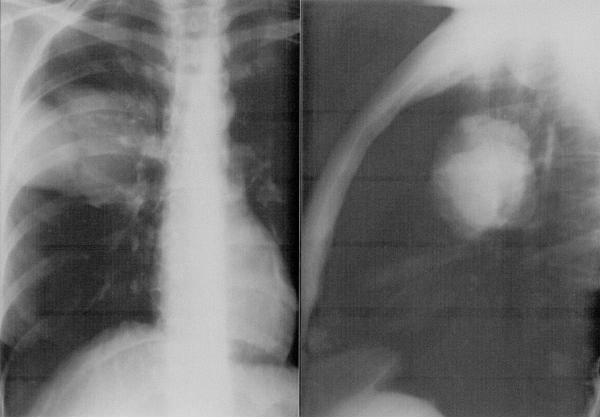
#> input picture lbp/images/img1.jpg, 600 x 417 px; its folder holds only this picture in this run
$ python lbp1.py   (older library calls are emulated)
#> lines starting #> are read from the running program, lines starting #| are printed output that depends on the picture
### lbp/modules/subdivisions.py
import math
import cv2
import numpy as np
from scipy.spatial import distance

# prints warning if blocksize is not optimal.
def sizeCheck(width, height, blocksize_x, blocksize_y):
    if (width % blocksize_x != 0):
        print('warning! image width ({}px) does not conform with blocksize, <{} rightmost pixels will not be processed.'.format(width, blocksize_x))
    if (height % blocksize_y != 0):
        print('warning! image height ({}px) does not conform with blocksize, <{} bottommost pixels will not be processed.'.format(height, blocksize_y))

# rounding up integers to the nearest hundred
def roundup(val):
    return int(math.ceil(val / 100.0)) * 100

# quantizePixel: takes in a pixel value & a max pixel value (corresponds to 255)
# returns the quantized pixel intensity value (0-255) based on the given max.
def quantizePixel(val, maxPixelValue):
    return round((val/maxPixelValue)*255)

# subdivides the input image with a LocalBinaryPattern instance
# according to the blocksize, returns a checkered distance matrix.
def subdivide_checkeredLBP(image, blocksize, lbp):

    blocksize_x = blocksize
    blocksize_y = blocksize

    # convert to grayscale
    gray = cv2.cvtColor(image, cv2.COLOR_RGB2GRAY)

    # get image dimensions
    dimensions = image.shape
    img_height = dimensions[0]
    img_width = dimensions[1]

    # round up image dimensions for resizing
    new_height = roundup(img_height)
    new_width = roundup(img_width)

    # resize image dimensions to nearest hundred
    scaled = cv2.resize(gray, (new_width, new_height))

    # sizeCheck. prints warning if blocksize is not optimal.
    sizeCheck(new_width, new_height, blocksize_x, blocksize_y)

    # get number of divisions on each axis
    divisions_x = new_width // blocksize_x
    divisions_y = new_height // blocksize_y

    # initialising histograms array
    histograms = []

    # iterate through image subdivision blocks, describing each
    # subdivision's lbp histogram and saving it into an array
    for row in range(divisions_y):
        subarray = []
        for col in range(divisions_x):
            x_start = col * blocksize_x
            x_end = x_start + blocksize_x
            y_start = row * blocksize_y
            y_end = y_start + blocksize_y
            # print(x_start, x_end, y_start, y_end)
            current_block = scaled[y_start:y_end, x_start:x_end]
            # describe texture of subregion histograms
            hist = lbp.describe(current_block)
            subarray.append(hist)

        # save histogram in histograms array
        histograms.append(subarray)

    # initialise array storing neighbouring histograms' Euclidean distances
    dist_array = np.zeros(shape=((divisions_y * 2)-1,(divisions_x * 2)-1))

    # calculating left-neighbour Euclidean distances, storing in dist_array
    for row in range(divisions_y):
        for col in range(divisions_x-1):
            eDist = distance.euclidean(histograms[row][col],histograms[row][col+1])
            dist_array[row*2][(col*2)+1] = eDist

    # calculating bottom-neighbour Euclidean distances, storing in dist_array
    for row in range(divisions_y-1):
        for col in range(divisions_x):
            eDist = distance.euclidean(histograms[row][col], histograms[row+1][col])
            dist_array[(row*2)+1][col*2] = eDist

    # find maximum Euclidean distance value in dist_array
    # this value will be used as the maximum intensity value (255)
    # when quantizing distances to pixel values.
    maxDist = 0
    for row in dist_array:
        maxRow = max(row)
        if (maxRow > maxDist):
            maxDist = maxRow

    # quantizing each distance value to pixels
    for y in range(len(dist_array)):
        for x in range(len(dist_array[0])):
            dist_array[y][x] = quantizePixel(dist_array[y][x], maxDist)

    return dist_array


# subdivides the input image into divisions based on the blocksize.
# nice and simple. no retarded stuff going on.
# [46 lines left out: function divisions, not called in this run]


### lbp/modules/lbp.py
# import the necessary packages
from skimage import feature
import numpy as np

class LocalBinaryPatterns:

	def __init__(self, numPoints, radius, method="uniform"):
		# store the number of points and radius
		self.numPoints = numPoints
		self.radius = radius
		self.method = method

	def describe(self, image, eps = 1e-7):
		# compute the Local Binary Pattern representation
		# of the image, and then use the LBP representation
		# to build the histogram of patterns
		lbp = feature.local_binary_pattern(image, self.numPoints, self.radius, method=self.method)
		(hist, _) = np.histogram(lbp.ravel(),
            bins = np.arange(0, self.numPoints + 3),
            range=(0, self.numPoints + 2))

		# normalize the histogram
		hist = hist.astype("float")
		hist /= (hist.sum() + eps)

		# return the histogram of Local Binary Patterns
		return hist

### lbp/lbp1.py
import cv2
import glob
import numpy as np
import matplotlib.pyplot as plt
from modules.lbp import LocalBinaryPatterns
from modules.subdivisions import subdivide_checkeredLBP
from modules.shifting import rightshift, bottomshift

# initialise LocalBinaryPattern instances for testing
lbp1 = LocalBinaryPatterns(12, 2, "uniform") #number of points, radius
lbp2 = LocalBinaryPatterns(8, 2, "uniform") #number of points, radius
lbp3 = LocalBinaryPatterns(4, 2, "uniform") #number of points, radius
lbp4 = LocalBinaryPatterns(2, 2, "uniform") #number of points, radius
lbp5 = LocalBinaryPatterns(1, 2, "uniform") #number of points, radius

lbps = [lbp1,lbp2,lbp3,lbp4,lbp5]

# deciding approximate size of subdivision blocks.
# best to keep it a factor of 100 as image dimensions
# will first be resized to a factor of 100.
blocksize = 10

# get list of image in folder
images = glob.glob("images/*")

# for each image in folder:
# len(images)
for i in range(len(images)):

    # read current image
    img = cv2.imread(images[i])
#> img is the input picture: shape (417, 600, 3); min 0, max 216, mean 112.5

    # get image dimensions
    dimensions = img.shape
#> dimensions = (417, 600, 3)
    img_height = dimensions[0]
#> img_height = 417
    img_width = dimensions[1]
#> img_width = 600
    # resize image
    img = cv2.resize(img, (img_width * 3, img_height * 3))
#> img: shape (1251, 1800, 3)

    plt.subplot(1, 4, 1)
    plt.imshow(img)
    plt.axis('off')

    # compute distance array via LBP (checkerboard format)
    # for j in range(5):
    checkered = subdivide_checkeredLBP(img, blocksize, lbps[3])
#> after the loop in subdivide_checkeredLBP, `for row in range(divisions_y):`:
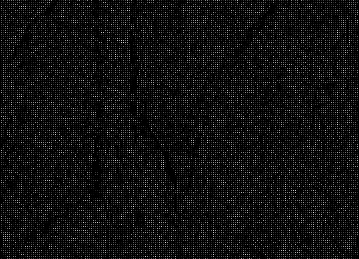
#> dist_array: shape (259, 359) float64; min 0, max 0.885, mean 0.0636
#> after the loop in subdivide_checkeredLBP, `for row in range(divisions_y-1):`:
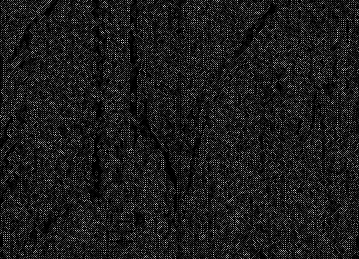
#> dist_array: shape (259, 359) float64; min 0, max 0.885, mean 0.108
    equ = cv2.equalizeHist(np.uint8(checkered)) # do histogram equalization
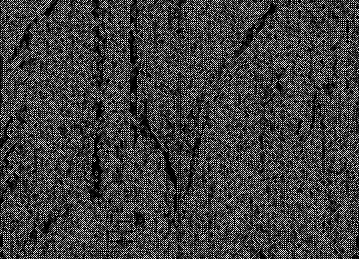
#> equ: shape (259, 359); min 0, max 255, mean 62.5
    # [99 lines of commented-out code are left out]
    plt.show()

$ run again, on lbp/images/img2.jpg
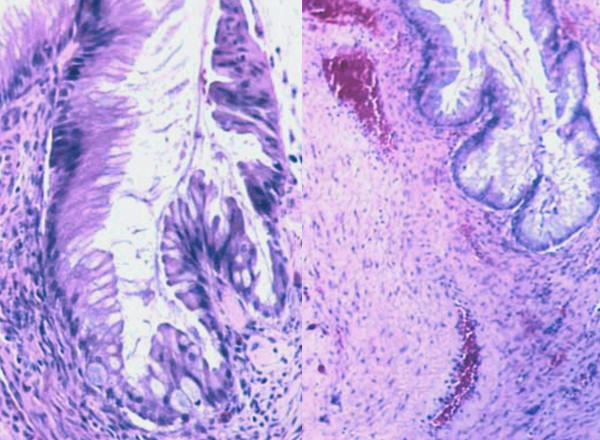
#> input picture lbp/images/img2.jpg, 600 x 440 px
#> img is the input picture: shape (440, 600, 3); mean B, G, R 223, 164.4, 188.6
#> img: shape (1320, 1800, 3)
#> after the loop in subdivide_checkeredLBP, `for row in range(divisions_y-1):`:
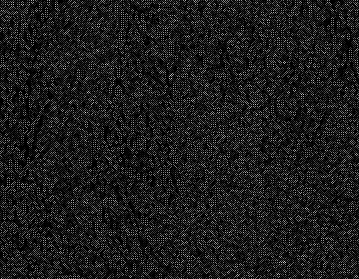
#> dist_array: shape (279, 359) float64; min 0, max 0.93, mean 0.108
#> `equ = cv2.equalizeHist(np.uint8(checkered))`:
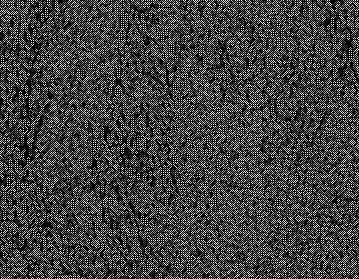
#> equ: shape (279, 359); min 0, max 255, mean 62.5

$ run again, on lbp/images/img3.jpg
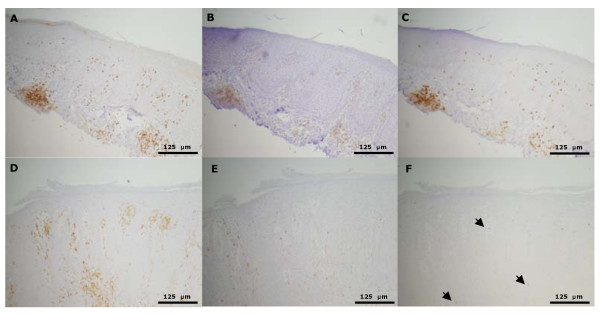
#> input picture lbp/images/img3.jpg, 600 x 314 px
#> img is the input picture: shape (314, 600, 3); mean B, G, R 188.2, 190, 190.9
#> img: shape (942, 1800, 3)
#> after the loop in subdivide_checkeredLBP, `for row in range(divisions_y-1):`:
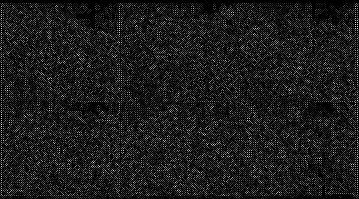
#> dist_array: shape (199, 359) float64; min 0, max 0.983, mean 0.105
#> `equ = cv2.equalizeHist(np.uint8(checkered))`:
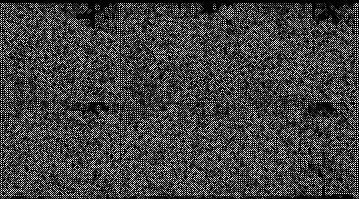
#> equ: shape (199, 359); min 0, max 255, mean 62.1

$ run again, on lbp/images/img4.jpg
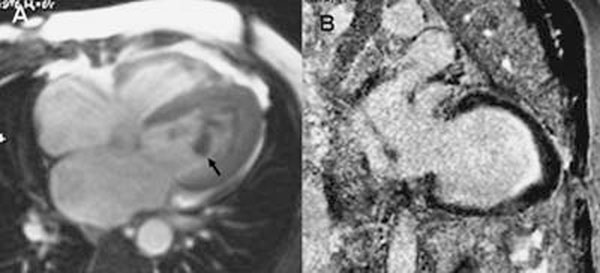
#> input picture lbp/images/img4.jpg, 600 x 273 px
#> img is the input picture: shape (273, 600, 3); min 0, max 255, mean 130.2
#> img: shape (819, 1800, 3)
#> after the loop in subdivide_checkeredLBP, `for row in range(divisions_y-1):`:
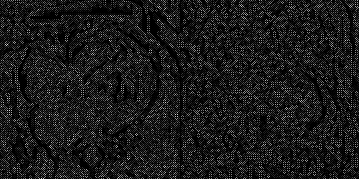
#> dist_array: shape (179, 359) float64; min 0, max 0.911, mean 0.102
#> `equ = cv2.equalizeHist(np.uint8(checkered))`:
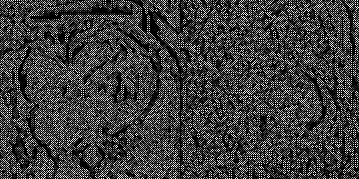
#> equ: shape (179, 359); min 0, max 255, mean 59.8

$ run again, on lbp/images/img10.jpg
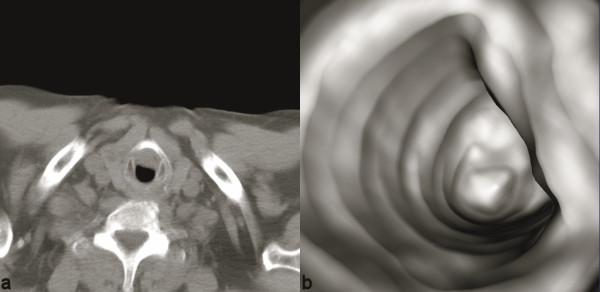
#> input picture lbp/images/img10.jpg, 600 x 292 px
#> img is the input picture: shape (292, 600, 3); mean B, G, R 105.7, 111.2, 114.3
#> img: shape (876, 1800, 3)
#> after the loop in subdivide_checkeredLBP, `for row in range(divisions_y-1):`:
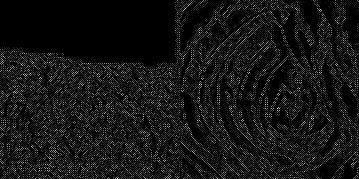
#> dist_array: shape (179, 359) float64; min 0, max 0.952, mean 0.0745
#> `equ = cv2.equalizeHist(np.uint8(checkered))`:
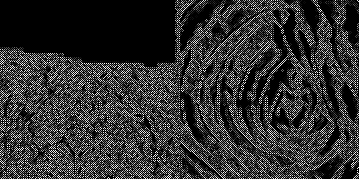
#> equ: shape (179, 359); min 0, max 255, mean 48
